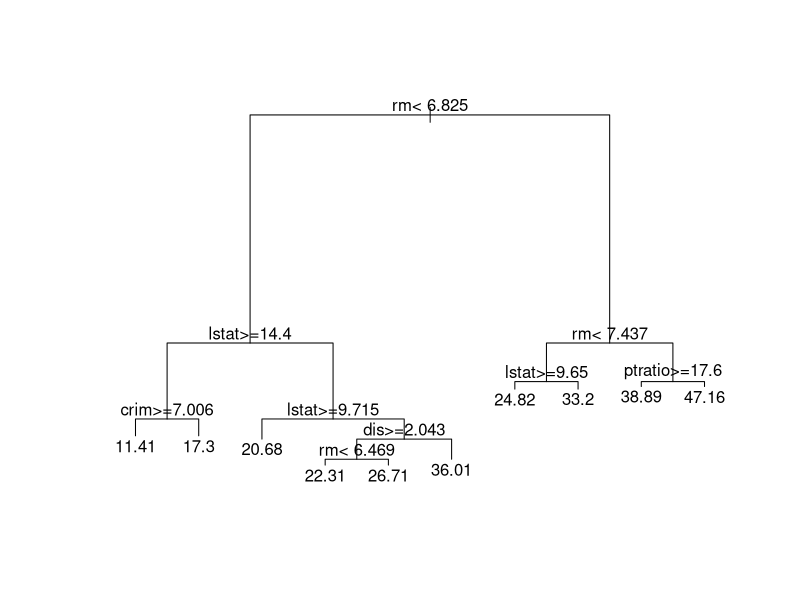

Generate this figure with R:
## ---- chunk 1
# X ~ U(0,1)
# how many points do you expect within 0.25 of 1/2?
set.seed(1234)
n <- 100
x <- runif(n)
(sum(abs(x - 1 / 2) < 0.25)) # half the width of the dist'n
## ---- chunk 2
p <- 5
x <- matrix(runif(n * p), n, p)
# how many points in the hypercube (0.25, 0.75)^p ?
tmp <- apply(x, 1, function(a) all(abs(a - 1 / 2) < 0.25))
(sum(tmp))
## ---- chunk 3
# how many obs do we need to have 50 in the hypercube?
n <- 50 / (0.5^p)
x <- matrix(runif(n * p), n, p)
# how many points in the hypercube (0.25, 0.75)^p ?
tmp <- apply(x, 1, function(a) all(abs(a - 1 / 2) < 0.25))
(sum(tmp))
## ---- chunk 4
library(rpart)
data(Boston, package = "MASS")
# split data into a training and
# a test set
set.seed(123456)
n <- nrow(Boston)
ii <- sample(n, floor(n / 4))
dat.te <- Boston[ii, ]
dat.tr <- Boston[-ii, ]
## ---- chunk 5
set.seed(123)
bos.t <- rpart(medv ~ ., data = dat.tr, method = "anova")
plot(bos.t, uniform = FALSE, margin = 0.05)
text(bos.t, pretty = TRUE)
## ---- chunk 6
# predictions on the test set
pr.t <- predict(bos.t, newdata = dat.te, type = "vector")
with(dat.te, mean((medv - pr.t)^2))
## ---- chunk 7
# full linear model
bos.lm <- lm(medv ~ ., data = dat.tr)
pr.lm <- predict(bos.lm, newdata = dat.te)
with(dat.te, mean((medv - pr.lm)^2))
## ---- chunk 8
library(MASS)
null <- lm(medv ~ 1, data = dat.tr)
full <- lm(medv ~ ., data = dat.tr)
bos.aic <- stepAIC(null, scope = list(lower = null, upper = full), trace = FALSE)
pr.aic <- predict(bos.aic, newdata = dat.te)
with(dat.te, mean((medv - pr.aic)^2))
## ---- chunk 9
# LASSO?
library(glmnet)
x.tr <- as.matrix(dat.tr[, -14])
y.tr <- as.vector(dat.tr$medv)
set.seed(123)
bos.la <- cv.glmnet(x = x.tr, y = y.tr, alpha = 1)
x.te <- as.matrix(dat.te[, -14])
pr.la <- predict(bos.la, s = "lambda.1se", newx = x.te)
with(dat.te, mean((medv - pr.la)^2))
